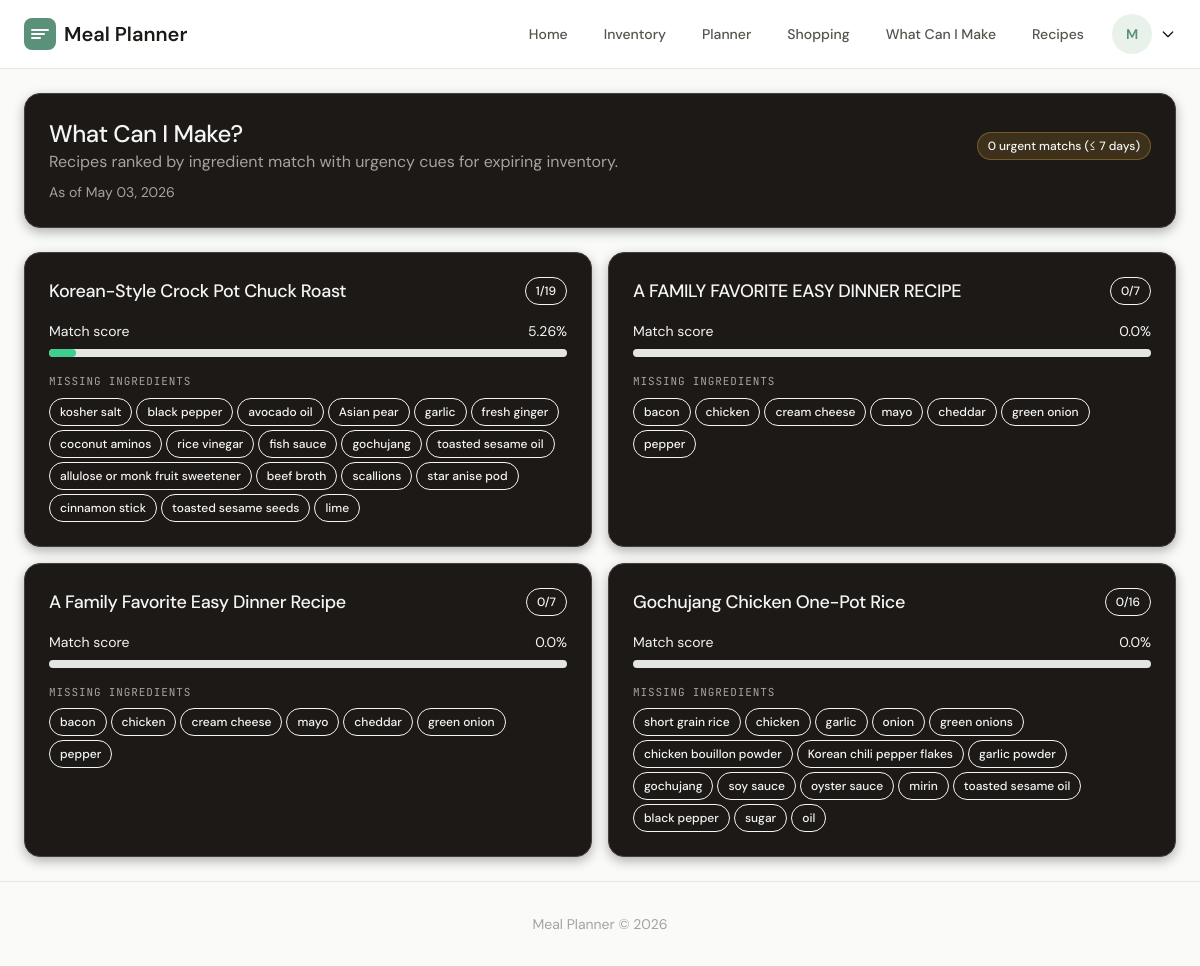
The app's page /shopping/discovery/ (signed in), older data.
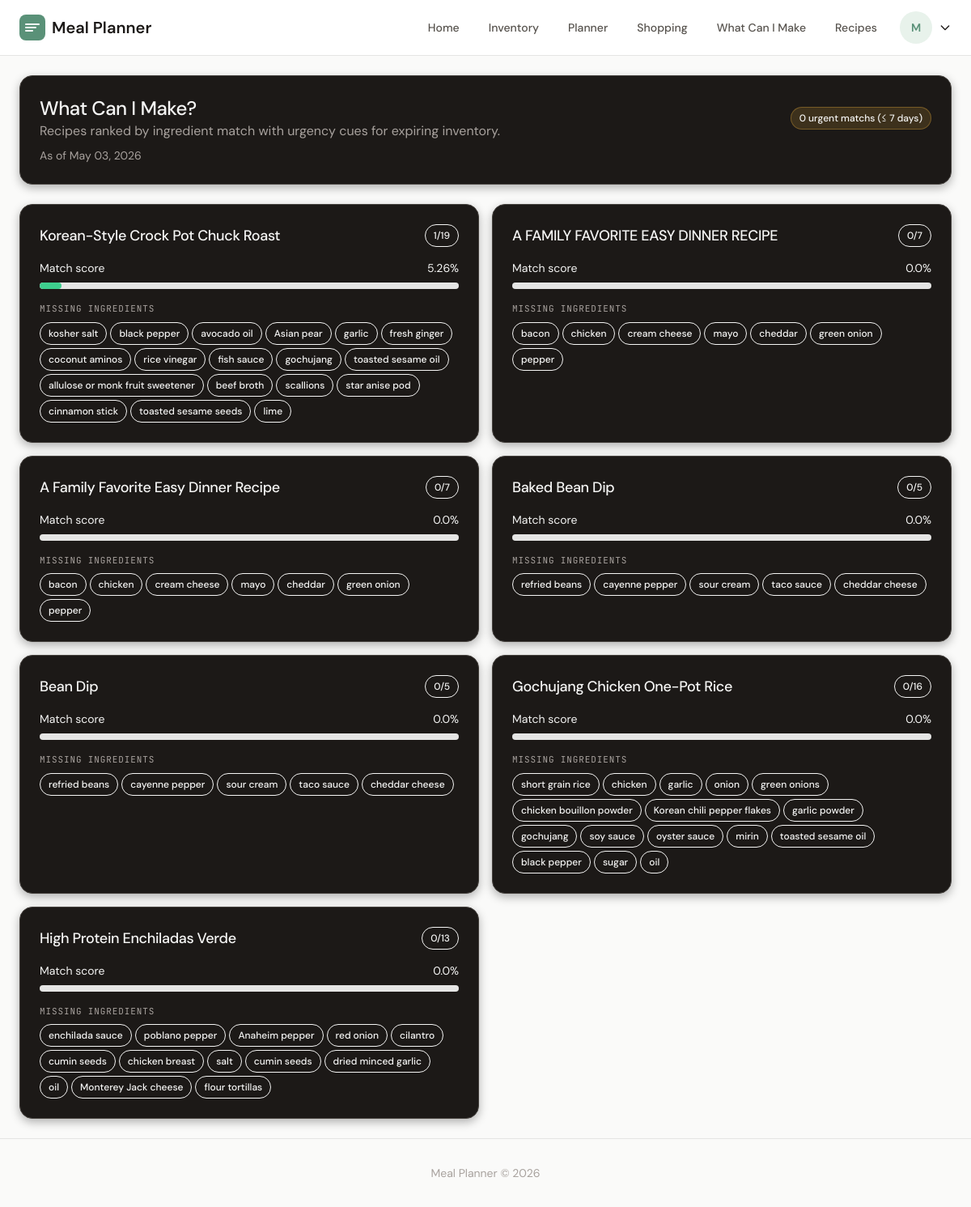
The same page, newer data.
### accounts/models.py (models this page shows, shortened)
class CustomUser(AbstractUser):
    household = models.ForeignKey(
        "household.Household",
        on_delete=models.SET_NULL,
        null=True,
        blank=True,
    )
    class Meta:
        ordering = ["email"]

### recipes/models.py (models this page shows, shortened)
class Recipe(models.Model):
    household = models.ForeignKey(
        Household, on_delete=models.CASCADE, related_name="recipes"
    )
    title = models.CharField(max_length=200, db_index=True)
    description = models.TextField(blank=True)
    photo = models.ImageField(upload_to="recipes/%Y/%m/%d/", blank=True, null=True)
    video_url = models.URLField(blank=True)
    on_hand_idea = models.BooleanField(default=False, db_index=True)
    leftover_worthy = models.BooleanField(default=False, db_index=True)
    needs_review = models.BooleanField(default=True, db_index=True)
    created_at = models.DateTimeField(auto_now_add=True, db_index=True)
    updated_at = models.DateTimeField(auto_now=True)
    class Meta:
        ordering = ["-created_at"]
        indexes = [
            models.Index(fields=["household", "created_at"]),
        ]

### ingredients/models.py (models this page shows, shortened)
class Ingredient(models.Model):
    name = models.CharField(max_length=100, db_index=True)
    household = models.ForeignKey(Household, on_delete=models.CASCADE)
    usda_food_id = models.CharField(
        max_length=20, blank=True
    )  # USDA FoodData Central ID
    calories_kcal = models.DecimalField(
        max_digits=7,
        decimal_places=1,
        null=True,
        blank=True,
        validators=[MinValueValidator(0), MaxValueValidator(5000)],
    )
    protein_g = models.DecimalField(
        max_digits=7,
        decimal_places=2,
        null=True,
        blank=True,
        validators=[MinValueValidator(0), MaxValueValidator(1000)],
    )
    carbs_g = models.DecimalField(
        max_digits=7,
        decimal_places=2,
        null=True,
        blank=True,
        validators=[MinValueValidator(0), MaxValueValidator(1000)],
    )
    fat_g = models.DecimalField(
        max_digits=7,
        decimal_places=2,
        null=True,
        blank=True,
        validators=[MinValueValidator(0), MaxValueValidator(1000)],
    )
    created_at = models.DateTimeField(auto_now_add=True)
    class Meta:
        unique_together = ["household", "name"]
        ordering = ["name"]

### shopping/views.py (the view)
# urls.py: path("discovery/", DiscoveryView.as_view(), name="discovery"),
class DiscoveryView(LoginRequiredMixin, TemplateView):
    template_name = "shopping/discovery.html"
    def get_context_data(self, **kwargs):
        context = super().get_context_data(**kwargs)
        household = self.request.user.household
        matches = build_discovery_matches(household)
        context["matches"] = matches
        context["today"] = date.today()
        context["threshold_days"] = household.expiring_threshold_days
        context["urgent_count"] = sum(
            1 for match in matches if match["has_urgent_match"]
        )
        return context

### shopping/services.py (called while the page is built)
def _normalized_key(name):
    return (name or "").strip().casefold()

### templates/shopping/discovery.html (shortened to what this page needs)
{% extends "base.html" %}
{% block content %}
<div class="max-w-6xl mx-auto space-y-6">
    <div class="card-dark">
        <div class="p-6">
            <div class="flex flex-wrap items-center justify-between gap-3">
                <div>
                    <h1 class="text-2xl font-medium">What Can I Make?</h1>
                    <p style="color: var(--text-light-gray);">Recipes ranked by ingredient match with urgency cues for expiring inventory.</p>
                </div>
                <span class="badge-dark" style="background: rgba(251, 189, 65, 0.15); color: #fbbd41; border-color: rgba(251, 189, 65, 0.3);">
                    {{ urgent_count }} urgent match{{ urgent_count|pluralize }} (≤ {{ threshold_days }} day{{ threshold_days|pluralize }})
                </span>
            </div>
            <p style="color: var(--text-mid-gray); font-size: 14px; margin-top: 8px;">As of {{ today|date:"M d, Y" }}</p>
        </div>
    </div>
    {% if matches %}
    <div class="grid gap-4 md:grid-cols-2 xl:grid-cols-3">
        {% for match in matches %}
        <article class="card-dark">
            <div class="p-6 space-y-4">
                <div class="flex items-start justify-between gap-2">
                    <h2 class="text-lg font-medium">{{ match.recipe.title }}</h2>
                    <span class="badge-dark">{{ match.available_count }}/{{ match.total_count }}</span>
                </div>
                <div class="space-y-2">
                    <div class="flex items-center justify-between text-sm" style="color: var(--text-light-gray);">
                        <span>Match score</span>
                        <span>{{ match.match_percentage }}%</span>
                    </div>
                    <div class="progress-dark">
                        <div class="progress-dark-fill" style="width: {{ match.match_percentage }}%;"></div>
                    </div>
                </div>
                <div class="space-y-2">
                    <p class="code-label">Missing ingredients</p>
                    <div class="flex flex-wrap gap-1">
                        {% for ingredient_name in match.missing_ingredients %}
                        <span class="badge-dark">{{ ingredient_name }}</span>
                        {% empty %}
                        <span class="badge-dark" style="background: rgba(62, 207, 142, 0.15); color: var(--brand-green); border-color: var(--green-border);">No missing ingredients</span>
                        {% endfor %}
                    </div>
                </div>
            </div>
        </article>
        {% endfor %}
    </div>
    {% else %}
    <div class="empty-dark text-center p-8">
        <h2 class="text-xl font-medium">No recipes available yet</h2>
        <p style="color: var(--text-light-gray); margin-top: 8px;">Add reviewed recipes to your household to see discovery matches.</p>
    </div>
    {% endif %}
</div>
{% endblock %}

### templates/base.html (shortened to what this page needs)
<!DOCTYPE html>
<html lang="en">
<head>
    <script src="https://cdn.tailwindcss.com"></script>
    </head>
    <body class="min-h-screen flex flex-col">
        <nav class="nav" x-data="{ menuOpen: false, userMenuOpen: false }">
            <div class="max-w-7xl mx-auto flex items-center justify-between">
                <div>
                    <a href="{% url 'home' %}" class="flex items-center gap-2 text-xl font-semibold" style="color: var(--text-primary); text-decoration: none;">
                        <svg class="w-8 h-8" viewBox="0 0 32 32" fill="none">
                            <rect width="32" height="32" rx="8" fill="var(--brand-primary)"/>
                            <path d="M8 12h16M8 16h12M8 20h8" stroke="white" stroke-width="2" stroke-linecap="round"/>
                        </svg>
                        <span class="hidden sm:inline">Meal Planner</span>
                    </a>
                </div>
                <div class="hidden lg:flex items-center gap-1">
                    <a href="{% url 'home' %}" class="nav-link">Home</a>
                    {% if user.is_authenticated %}
                    <a href="{% url 'inventory:inventory_list' %}" class="nav-link">Inventory</a>
                    <a href="{% url 'meal_planner:planner' %}" class="nav-link">Planner</a>
                    <a href="{% url 'shopping:week' %}" class="nav-link">Shopping</a>
                    <a href="{% url 'shopping:discovery' %}" class="nav-link">What Can I Make</a>
                    {% endif %}
                    <a href="{% url 'recipes:recipe_list' %}" class="nav-link">Recipes</a>
                    {% if user.is_authenticated %}
                    <div class="relative">
                        <button @click="userMenuOpen = !userMenuOpen" class="flex items-center gap-2 ml-2">
                            <div class="avatar">{{ user.username|slice:":1"|upper }}</div>
                            <svg class="w-4 h-4" fill="none" stroke="currentColor" viewBox="0 0 24 24">
                                <path stroke-linecap="round" stroke-linejoin="round" stroke-width="2" d="M19 9l-7 7-7-7"></path>
                            </svg>
                        </button>
                    </div>
                    {% else %}
                    <a href="{% url 'login' %}" class="nav-link">Log in</a>
                    <a href="{% url 'register' %}" class="btn-primary">Get Started</a>
                    {% endif %}
                </div>
            </div>
        </nav>
        <main class="max-w-7xl mx-auto px-4 sm:px-6 py-6 flex-1">
        {% block content %}{% endblock %}
    </main>
    <footer class="py-8 text-center" style="border-top: 1px solid var(--border-subtle);">
        <p class="text-sm" style="color: var(--text-muted);">
            Meal Planner &copy; {% now "Y" %}
        </p>
    </footer>
</body>
</html>

### templates/base.html (style rules this page uses)
:root { --brand-primary: #5a9178; --brand-hover: #487561; --brand-light: #e8f2eb; --brand-green: #3ecf8e; --accent-coral: #e07a5f; --accent-coral-light: #fceeed; --bg-page: #fafaf9; --bg-card: #ffffff; --bg-elevated: #f5f5f4; --border-subtle: #e5e5e4; --border-medium: #d6d6d5; --text-primary: #1c1917; --text-secondary: #57534e; --text-muted: #a8a29e; --text-light-gray: #78716c; --text-mid-gray: #6b7280; --text-off-white: #d1d5db; --success-bg: #dcfce7; --success-text: #16a34a; --warning-bg: #fef3c7; --warning-text: #d97706; --error-bg: #fee2e1; --error-text: #dc2626; --font-primary: 'DM Sans', 'Helvetica Neue', Helvetica, Arial, sans-serif; --font-mono: 'JetBrains Mono', 'Menlo', monospace; }
* { font-family: var(--font-primary); }
body { background-color: var(--bg-page); color: var(--text-primary); font-family: var(--font-primary); font-weight: 400; line-height: 1.50; }
h1, h2, h3, h4, h5, h6 { font-weight: 600; letter-spacing: -0.02em; }
h1 { font-size: 2.5rem; line-height: 1.1; }
h2 { font-size: 1.875rem; line-height: 1.2; }
.card-dark { background: #1c1917; border: 1px solid #44403c; border-radius: 16px; box-shadow: 0 4px 12px rgba(0,0,0,0.3); }
.card-dark, .card-dark * { color: #f5f5f4 !important; }
.card-dark .text-sm, .card-dark p { color: #a8a29e !important; }
.badge-dark { display: inline-flex; align-items: center; padding: 4px 10px; border-radius: 9999px; font-size: 0.75rem; font-weight: 500; border: 1px solid; }
.nav { background: var(--bg-card); border-bottom: 1px solid var(--border-subtle); padding: 14px 24px; position: sticky; top: 0; z-index: 50; }
.nav-link { font-family: var(--font-primary); font-weight: 500; font-size: 0.875rem; color: var(--text-secondary); text-decoration: none; padding: 8px 16px; border-radius: 8px; transition: all 0.2s ease; }
.code-label { font-family: var(--font-mono); font-size: 0.6875rem; text-transform: uppercase; letter-spacing: 0.08em; color: var(--text-muted); }
.avatar { width: 40px; height: 40px; border-radius: 50%; background: var(--brand-light); color: var(--brand-primary); display: flex; align-items: center; justify-content: center; font-weight: 600; font-size: 0.875rem; }

### templates/shopping/discovery.html (style rules this page uses)
.progress-dark { height: 8px; background: var(--border-subtle); border-radius: 4px; overflow: hidden; }
.progress-dark-fill { height: 100%; background: var(--brand-green); border-radius: 4px; transition: width 0.3s ease; }

Row changes from the older to the newer data that the page shows:
added Recipe: recipe "Baked Bean Dip", available_count "0", total_count "5", match_percentage "0.0"
added Ingredient: missing_ingredients "refried beans" "refried beans"
added Ingredient: missing_ingredients "cayenne pepper" "cayenne pepper"
added Ingredient: missing_ingredients "sour cream" "sour cream"
added Ingredient: missing_ingredients "taco sauce" "taco sauce"
added Ingredient: missing_ingredients "cheddar cheese" "cheddar cheese"
added Recipe: recipe "Bean Dip", available_count "0", total_count "5", match_percentage "0.0"
added Recipe: recipe "High Protein Enchiladas Verde", available_count "0", total_count "13", match_percentage "0.0", missing_ingredients "oil"
added Ingredient: missing_ingredients "enchilada sauce"
added Ingredient: missing_ingredients "poblano pepper"
added Ingredient: missing_ingredients "Anaheim pepper"
added Ingredient: missing_ingredients "red onion"
added Ingredient: missing_ingredients "cilantro"
added Ingredient: missing_ingredients "cumin seeds" "cumin seeds"
added Ingredient: missing_ingredients "chicken breast"
added Ingredient: missing_ingredients "salt"
added Ingredient: missing_ingredients "dried minced garlic"
added Ingredient: missing_ingredients "Monterey Jack cheese"
added Ingredient: missing_ingredients "flour tortillas"
